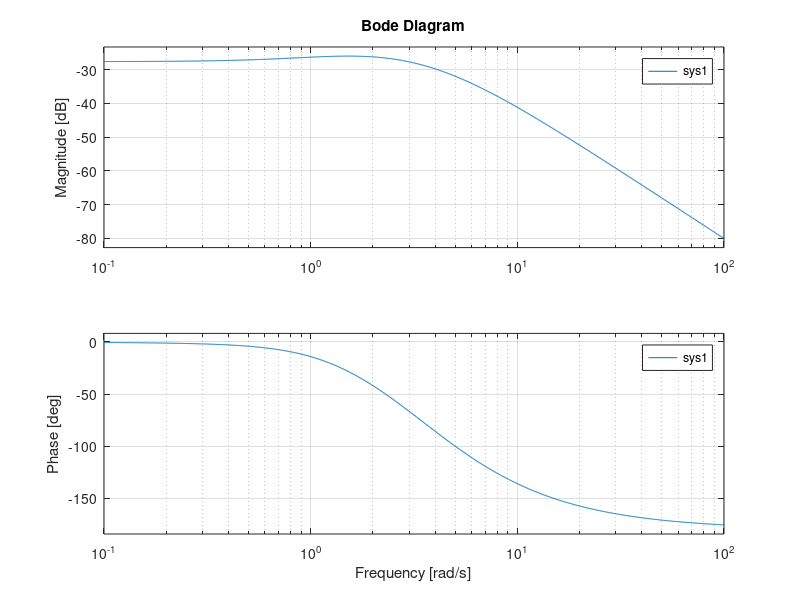
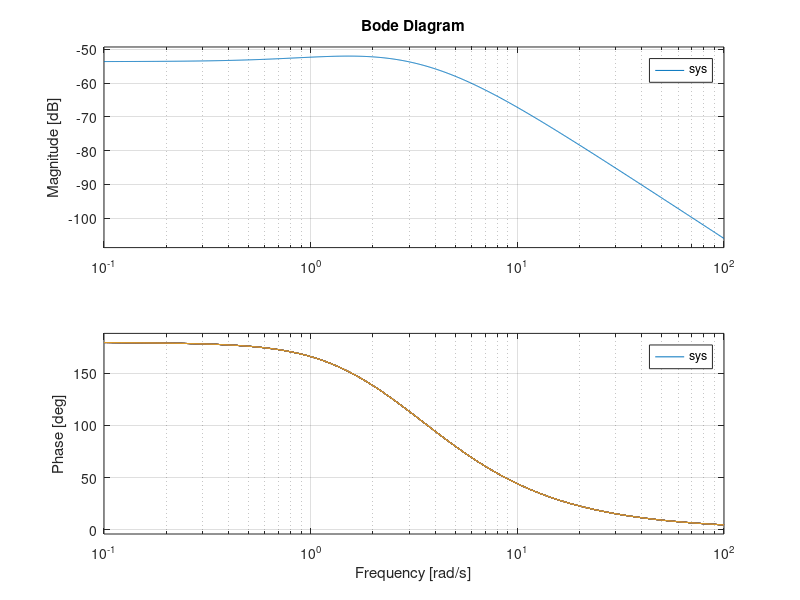
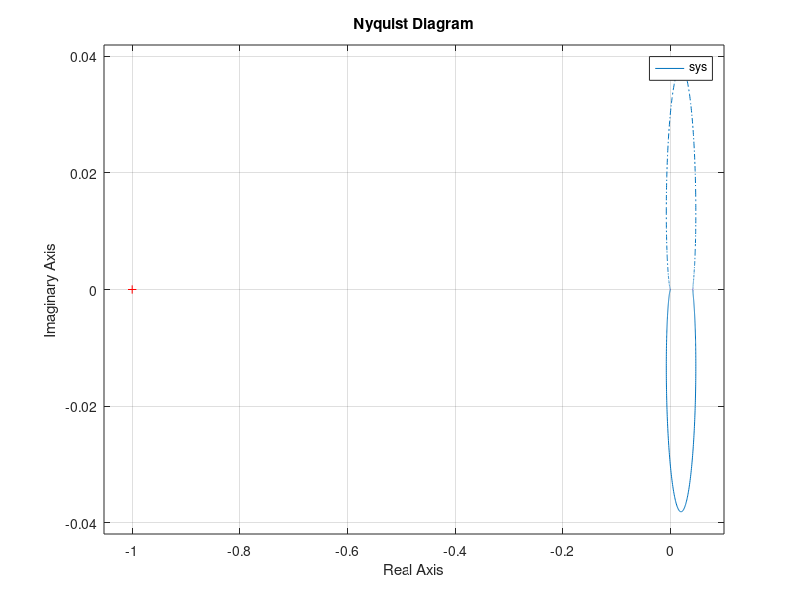
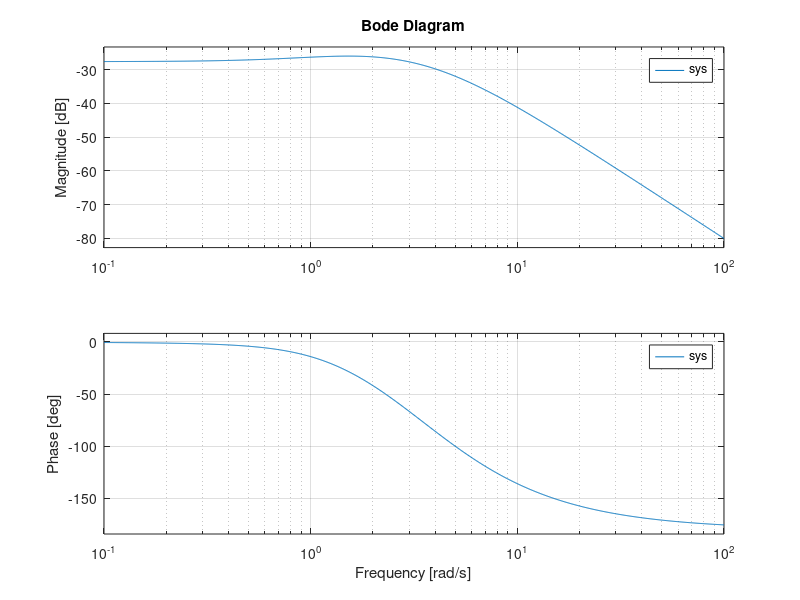

Recreate these plots in MATLAB, in order.
clear
clc
close all

% ---------------------------------QUESTION ONE-------------------------------

%PART a)

b=0;
sys1=tf([1 1],conv(conv([1 2],[1 3]),[1 4]));
figure
bode(sys1)
grid on
[Gm,Pm,wcp,wcg] = margin(sys1); 
GmdB = 20*log10(Gm); 
b=b+1;
metrics1(:,b)=[GmdB,Pm,wcp,wcg];
disp(metrics1)
% The uncompensated system above has infinite gain and phase margin.We are
% required to get a Gain Margin of 50dB.

figure
p=0;
for K=-0.08:0.001:-0.05
    num=[1 1]*K;
    den=conv(conv([1 2],[1 3]),[1 4]);
    sys=tf(num,den);
    bode(sys);
    grid on
    hold on
    [Gm,Pm]=margin(sys);
    GmdB=20*log10(Gm);
    p=p+1;
    metrics(p,:)=[K,GmdB,Pm]; 
%     T(p,:) = table(GmdB,Pm,'VariableNames',{'Gain Margin','Phase Margin'})
end 
disp(metrics)

%From the above for loop, a Gain of -0.0760 gives a Gain Margin of 49.988dB
%and so I choose this as my Controller Gain.



%PART b)

sys=tf([1 1],[1 9 26 24]);
figure
nyquist(sys)
figure
bode(sys)
grid on
[Gm,Pm,wpc,wgc]=margin(sys);
GmdB=20*log(Gm);

metrics2=[GmdB,Pm,wpc,wgc]
%Gain crossover frequency is Not a Number when K=1. Since the system has
%infinite Gain and Phase margin, it is stable.Also,the nyquist contour does not
%cross the critical point(-1).


% use a for loop to determine the gain that gives you gain margin of 40dB


p=0;
figure
for K=-0.3:0.05:0
    num=[1 1]*K;
    den=[1 9 26 24];
    sys=tf(num,den);
    bode(sys);
    grid on
    hold on
    [Gm,Pm,wpc,wgc]=margin(sys);
    GmdB=20*log10(Gm);
    p=p+1;
    metrics(p,:)=[K,GmdB,Pm]; 
%     T(p,:) = table(GmdB,Pm,'VariableNames',{'Gain Margin','Phase Margin'})
end 

disp(metrics)
% T(p,:) = table(GmdB,Pm,'VariableNames',{'Gain Margin','Phase Margin'})

%From the for loop above, a gain of -0.25 gives a Gain Margin of 39.6454
%and so I choose this as my Gain.



